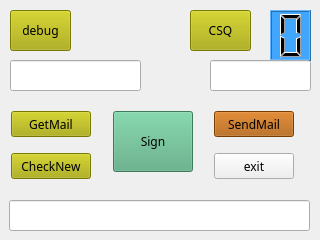
<?xml version="1.0" encoding="UTF-8"?>
<ui version="4.0">
 <class>Form2</class>
 <widget class="QWidget" name="Form2">
  <property name="geometry">
   <rect>
    <x>0</x>
    <y>0</y>
    <width>320</width>
    <height>240</height>
   </rect>
  </property>
  <property name="font">
   <font>
    <family>msyh</family>
   </font>
  </property>
  <property name="windowTitle">
   <string>Form</string>
  </property>
  <widget class="QPushButton" name="pushButton_exit">
   <property name="geometry">
    <rect>
     <x>214</x>
     <y>153</y>
     <width>80</width>
     <height>26</height>
    </rect>
   </property>
   <property name="font">
    <font>
     <family>msyh</family>
    </font>
   </property>
   <property name="text">
    <string>exit</string>
   </property>
  </widget>
  <widget class="QLineEdit" name="sendlineEdit">
   <property name="geometry">
    <rect>
     <x>9</x>
     <y>200</y>
     <width>301</width>
     <height>31</height>
    </rect>
   </property>
   <property name="font">
    <font>
     <family>msyh</family>
    </font>
   </property>
  </widget>
  <widget class="QPushButton" name="pushButton_sbdrb">
   <property name="geometry">
    <rect>
     <x>11</x>
     <y>153</y>
     <width>80</width>
     <height>26</height>
    </rect>
   </property>
   <property name="font">
    <font>
     <family>msyh</family>
     <pointsize>9</pointsize>
     <kerning>false</kerning>
    </font>
   </property>
   <property name="styleSheet">
    <string notr="true">background-color: rgb(170, 170, 0);</string>
   </property>
   <property name="text">
    <string>CheckNew</string>
   </property>
  </widget>
  <widget class="QPushButton" name="pushButton_sbdi">
   <property name="geometry">
    <rect>
     <x>11</x>
     <y>111</y>
     <width>80</width>
     <height>26</height>
    </rect>
   </property>
   <property name="font">
    <font>
     <family>msyh</family>
    </font>
   </property>
   <property name="styleSheet">
    <string notr="true">background-color: rgb(170, 170, 0);</string>
   </property>
   <property name="text">
    <string>GetMail</string>
   </property>
  </widget>
  <widget class="QPushButton" name="pushButton_csq">
   <property name="geometry">
    <rect>
     <x>190</x>
     <y>10</y>
     <width>61</width>
     <height>41</height>
    </rect>
   </property>
   <property name="font">
    <font>
     <family>msyh</family>
    </font>
   </property>
   <property name="styleSheet">
    <string notr="true">background-color: rgb(170, 170, 0);</string>
   </property>
   <property name="text">
    <string>CSQ</string>
   </property>
  </widget>
  <widget class="QLCDNumber" name="label_csq">
   <property name="geometry">
    <rect>
     <x>270</x>
     <y>10</y>
     <width>41</width>
     <height>51</height>
    </rect>
   </property>
   <property name="font">
    <font>
     <pointsize>12</pointsize>
    </font>
   </property>
   <property name="styleSheet">
    <string notr="true">background-color: rgb(65, 166, 255);</string>
   </property>
   <property name="digitCount">
    <number>1</number>
   </property>
  </widget>
  <widget class="QPushButton" name="pushButton_wb_3">
   <property name="geometry">
    <rect>
     <x>10</x>
     <y>10</y>
     <width>61</width>
     <height>41</height>
    </rect>
   </property>
   <property name="font">
    <font>
     <family>msyh</family>
    </font>
   </property>
   <property name="styleSheet">
    <string notr="true">background-color: rgb(170, 170, 0);</string>
   </property>
   <property name="text">
    <string>debug</string>
   </property>
  </widget>
  <widget class="QPushButton" name="pushButtonSign">
   <property name="geometry">
    <rect>
     <x>113</x>
     <y>111</y>
     <width>80</width>
     <height>61</height>
    </rect>
   </property>
   <property name="font">
    <font>
     <family>msyh</family>
    </font>
   </property>
   <property name="styleSheet">
    <string notr="true">background-color: rgb(85, 170, 127);</string>
   </property>
   <property name="text">
    <string>Sign</string>
   </property>
  </widget>
  <widget class="QPushButton" name="pushButton_sendMail">
   <property name="geometry">
    <rect>
     <x>214</x>
     <y>111</y>
     <width>80</width>
     <height>26</height>
    </rect>
   </property>
   <property name="font">
    <font>
     <family>msyh</family>
     <pointsize>9</pointsize>
    </font>
   </property>
   <property name="styleSheet">
    <string notr="true">background-color: rgb(170, 85, 0);</string>
   </property>
   <property name="text">
    <string>SendMail</string>
   </property>
  </widget>
  <widget class="QLineEdit" name="sendlineEdit_RcvedMail">
   <property name="geometry">
    <rect>
     <x>10</x>
     <y>60</y>
     <width>131</width>
     <height>31</height>
    </rect>
   </property>
   <property name="styleSheet">
    <string notr="true">font: 8pt &quot;msyh&quot;;</string>
   </property>
  </widget>
  <widget class="QLineEdit" name="sendlineEdit_ToSendNum">
   <property name="geometry">
    <rect>
     <x>210</x>
     <y>60</y>
     <width>101</width>
     <height>31</height>
    </rect>
   </property>
   <property name="font">
    <font>
     <family>msyh</family>
    </font>
   </property>
   <property name="cursor">
    <cursorShape>BlankCursor</cursorShape>
   </property>
   <property name="mouseTracking">
    <bool>false</bool>
   </property>
   <property name="focusPolicy">
    <enum>Qt::NoFocus</enum>
   </property>
   <property name="acceptDrops">
    <bool>false</bool>
   </property>
  </widget>
 </widget>
 <resources/>
 <connections/>
</ui>
